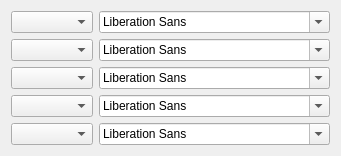
<?xml version="1.0" encoding="UTF-8"?>
<ui version="4.0">
 <class>ComboBoxDialog</class>
 <widget class="QDialog" name="ComboBoxDialog">
  <property name="geometry">
   <rect>
    <x>0</x>
    <y>0</y>
    <width>341</width>
    <height>142</height>
   </rect>
  </property>
  <property name="windowTitle">
   <string>Dialog</string>
  </property>
  <layout class="QGridLayout" name="gridLayout">
   <item row="0" column="0">
    <widget class="QComboBox" name="comboBox"/>
   </item>
   <item row="0" column="1">
    <widget class="QFontComboBox" name="fontComboBox"/>
   </item>
   <item row="1" column="0">
    <widget class="QComboBox" name="comboBox_2"/>
   </item>
   <item row="1" column="1">
    <widget class="QFontComboBox" name="fontComboBox_2"/>
   </item>
   <item row="2" column="0">
    <widget class="QComboBox" name="comboBox_3"/>
   </item>
   <item row="2" column="1">
    <widget class="QFontComboBox" name="fontComboBox_3"/>
   </item>
   <item row="3" column="0">
    <widget class="QComboBox" name="comboBox_4"/>
   </item>
   <item row="3" column="1">
    <widget class="QFontComboBox" name="fontComboBox_4"/>
   </item>
   <item row="4" column="0">
    <widget class="QComboBox" name="comboBox_5"/>
   </item>
   <item row="4" column="1">
    <widget class="QFontComboBox" name="fontComboBox_5"/>
   </item>
  </layout>
 </widget>
 <resources/>
 <connections/>
</ui>
